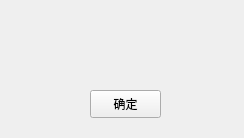
<?xml version="1.0" encoding="UTF-8"?>
<ui version="4.0">
 <class>warning</class>
 <widget class="QWidget" name="warning">
  <property name="geometry">
   <rect>
    <x>0</x>
    <y>0</y>
    <width>244</width>
    <height>138</height>
   </rect>
  </property>
  <property name="windowTitle">
   <string>警告!</string>
  </property>
  <widget class="QPushButton" name="pushButton">
   <property name="geometry">
    <rect>
     <x>90</x>
     <y>90</y>
     <width>71</width>
     <height>28</height>
    </rect>
   </property>
   <property name="text">
    <string>确定</string>
   </property>
  </widget>
  <widget class="QLabel" name="label">
   <property name="geometry">
    <rect>
     <x>40</x>
     <y>30</y>
     <width>171</width>
     <height>31</height>
    </rect>
   </property>
   <property name="text">
    <string/>
   </property>
  </widget>
 </widget>
 <resources/>
 <connections/>
</ui>
